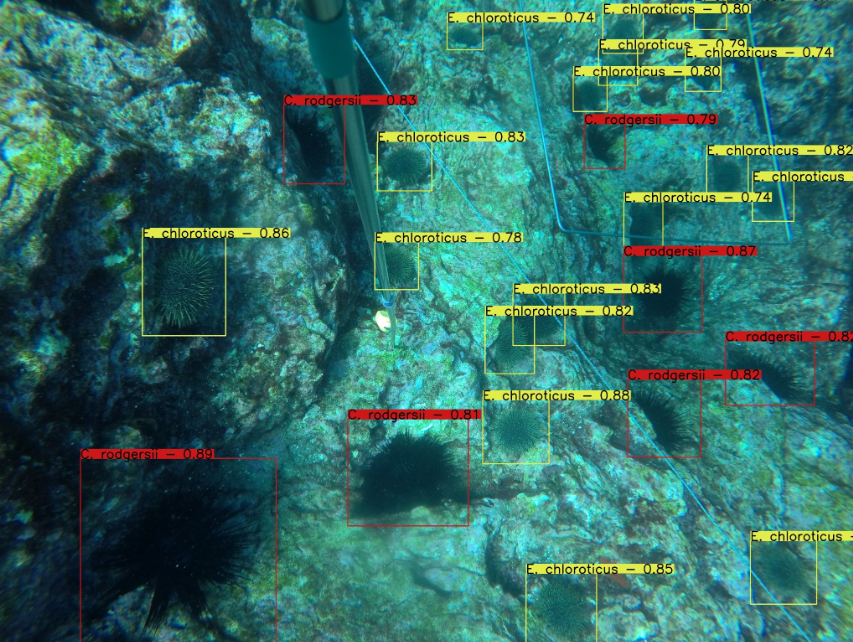
#> input picture media/example_detection.PNG, 853 x 642 px; its folder holds only this picture in this run
$ python -i uie.py   (imports and definitions only)
#> lines starting #> are read from the running program, lines starting #| are printed output that depends on the picture
import cv2
import numpy as np
import matplotlib.pyplot as plt
import os

#Image processing functions
def grey_world_equalisation(c):
    h, w = c.shape
    channel_average = c.sum() / (255 * h * w)
    theta = 0.5 / channel_average
    normalized_c = theta * c

    return np.round(np.clip(normalized_c, 0, 255)).astype(np.uint8)


def histogram_stretch(c, old_min, old_max, new_min, new_max):
    c = c.astype(np.float32)
    streched_c = (c - old_min) * ((new_max - new_min)/(old_max - old_min)) + new_min
    return np.round(np.clip(streched_c, new_min, new_max)).astype(np.uint8)


def histogram_parameter_estimation(c, col):
    c_flat = np.sort(c.flatten())

    val, counts = np.unique(c_flat, return_counts=True)
    mode = val[np.argmax(counts)]
    mode_index = np.where(c_flat == mode)[0][0]

    i_min = int(c_flat[int(mode_index * 0.001)])
    i_max = int(c_flat[int(-(len(c_flat) - mode_index) * 0.001)])

    sd = 0.655 * mode
    o_min = int(mode - sd)

    if col == "r":
        k = 1.1
        nrer = 0.83
    elif col == "g":
        k = 0.9
        nrer = 0.55
    elif col == "b":
        k = 0.9
        nrer = 0.97

    d = 3
    m = 1 #for simplification mu is set to 1 insteading of solving an inequality

    o_max = int((mode + m)/(k * (nrer**d)))

    if o_max < i_max or o_max > 255: o_max = 255
    if o_min > i_min or o_min < 0: o_min = 0

    o_min = 0
    o_max = 255

    #print(f"Channel: {col} I_min: {i_min} I_max: {i_max} O_min: {o_min} O_max: {o_max}")
    return i_min, i_max, o_min, o_max


def lab_colour_stretch(im):
    #covert to CIE-Lab
    im_lab = cv2.cvtColor(im, cv2.COLOR_BGR2Lab)
    im_lab = im_lab.astype(np.int32)
    l, a, b = cv2.split(im_lab)
    l = np.round(l * 100/255).astype(np.int32)
    a = a - 128
    b = b - 128

    #linear slide stretching L
    l_values = np.sort(l.flatten())
    val, counts = np.unique(l_values, return_counts=True)
    mode = val[np.argmax(counts)]
    mode_index = np.where(l_values == mode)[0][0]

    i_min = int(l_values[int(mode_index * 0.001)])
    i_max = int(l_values[int(-(len(l_values) - mode_index) * 0.001)])

    l = histogram_stretch(l, i_min, i_max, 0, 100)

    #stretch a and b
    s_curve = np.vectorize(lambda x: x * (1.3 ** (1 - abs(x/128))))
    a = s_curve(a)
    b = s_curve(b)

    #covert back to BGR
    l = (l.astype(np.float32) * 255/100).astype(np.uint8)
    a = np.round(a + 128).astype(np.uint8)
    b = np.round(b + 128).astype(np.uint8)

    im_lab = cv2.merge((l, a, b))
    im = cv2.cvtColor(im_lab, cv2.COLOR_Lab2BGR)
    return im


def RGHS_enchancement(im_path):
    im = cv2.imread(im_path)
    b, g, r = cv2.split(im)

    #b and g channel equilisation
    b = grey_world_equalisation(b)
    g = grey_world_equalisation(g)

    #Relative global histogram stretching
    b = histogram_stretch(b, *histogram_parameter_estimation(b, "b"))
    g = histogram_stretch(g, *histogram_parameter_estimation(g, "g"))
    r = histogram_stretch(r, *histogram_parameter_estimation(r, "r"))

    im = cv2.merge((b, g, r))
    im = lab_colour_stretch(im)
    return im

#Debugging functions
def plot_hist(b, g, r, title = "RGB Histogram"):
    for c, col in zip((b, g, r), ("blue", "green", "red")):
        histogram = cv2.calcHist([c], [0], None, [256], [0, 256])
        plt.plot(histogram, color=col)

    plt.title(title)
    plt.xlabel("Pixel Value")
    plt.ylabel("Frequency")

    plt.show()


def show_channels(b, g, r):
    for c, col in zip((b, g, r), ("blue", "green", "red")):
        cv2.imshow(col, c)


def compare_enhancement(im_path):
#> called with im_path = '../media/example_detection.PNG'
    fig, axes = plt.subplots(1, 2, figsize = (14, 6))

    im = cv2.imread(im_path)
#> im is the input picture: shape (642, 853, 3); mean B, G, R 101.6, 109.8, 50.2
    h, w, _ = im.shape
#> h = 642; w = 853
    im = cv2.resize(im, (w//4, h//4)) #FOR DISPLAY PURPOSES, remove later
#> im: shape (160, 213, 3)
    im = cv2.cvtColor(im, cv2.COLOR_BGR2RGB)
    axes[0].imshow(im)

    enhanced_im = RGHS_enchancement(im_path)
#> in RGHS_enchancement, `b, g, r = cv2.split(im)`:
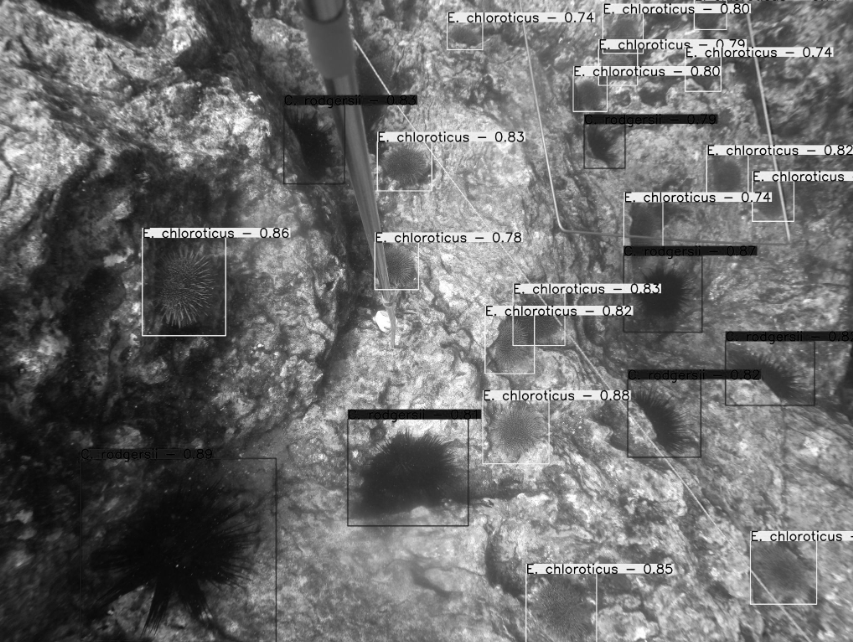
#> g: shape (642, 853); min 0, max 255, mean 109.8
#> in RGHS_enchancement, `b, g, r = cv2.split(im)`:
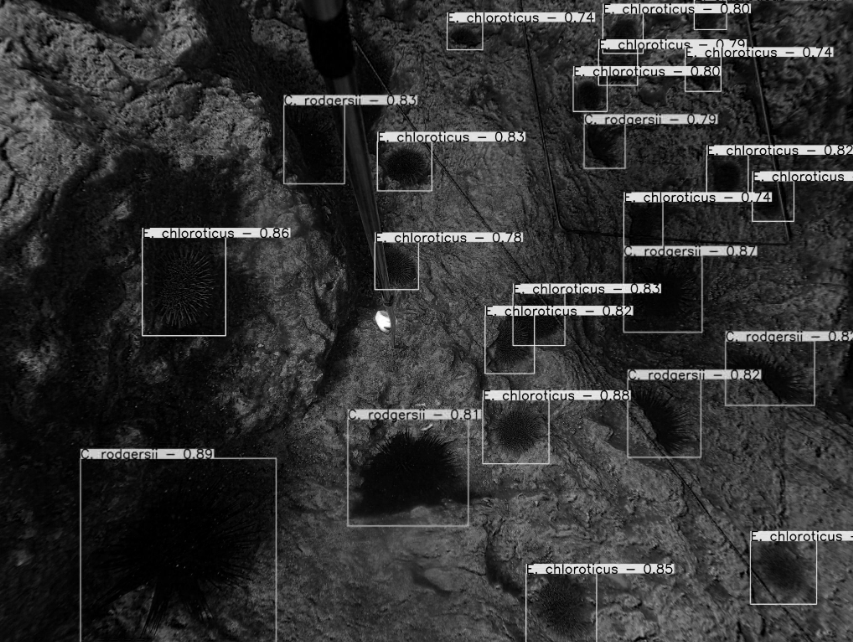
#> r: shape (642, 853); min 0, max 255, mean 50.2
#> in grey_world_equalisation, `channel_average = c.sum() / (255 * h * w)`: channel_average = 0.398
#> in grey_world_equalisation, `theta = 0.5 / channel_average`: theta = 1.26
#> in grey_world_equalisation, `return np.round(np.clip(normalized_c, 0, 255)).astype(np.uint8)`:
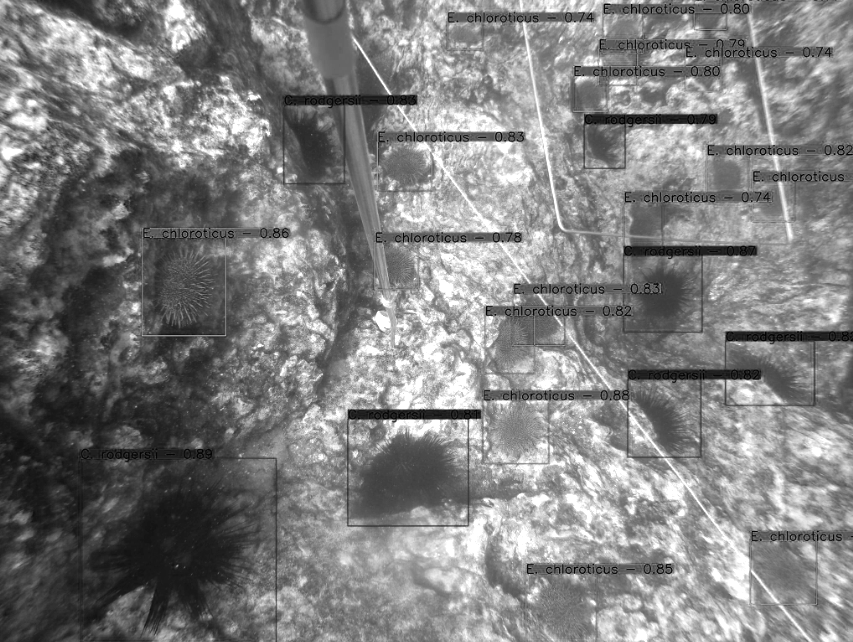
#> returned value: shape (642, 853); min 0, max 255, mean 127.2
#> in grey_world_equalisation (call 2), `channel_average = c.sum() / (255 * h * w)`: channel_average = 0.431
#> in grey_world_equalisation (call 2), `theta = 0.5 / channel_average`: theta = 1.16
#> in grey_world_equalisation (call 2), `return np.round(np.clip(normalized_c, 0, 255)).astype(np.uint8)`:
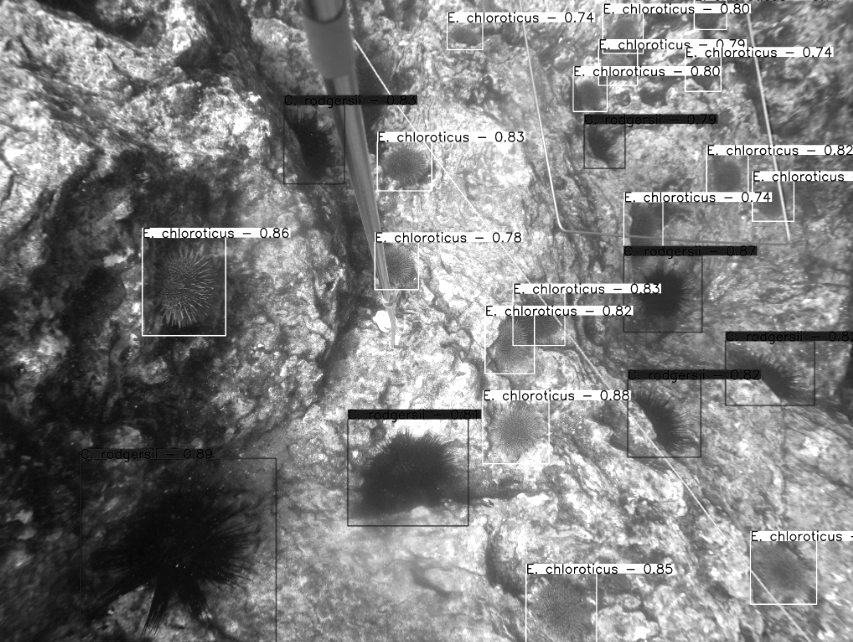
#> returned value: shape (642, 853); min 0, max 255, mean 126.9
#> in histogram_parameter_estimation, `val, counts = np.unique(c_flat, return_counts=True)`: val = 204 values from 0 to 255; counts = 204 values, max 9338 at index 203, min 26 at index 0, mean 2684.4
#> in histogram_parameter_estimation, `mode = val[np.argmax(counts)]`: mode = 255
#> in histogram_parameter_estimation, `mode_index = np.where(c_flat == mode)[0][0]`: mode_index = 538288
#> in histogram_parameter_estimation, `i_min = int(c_flat[int(mode_index * 0.001)])`: i_min = 6
#> in histogram_parameter_estimation, `i_max = int(c_flat[int(-(len(c_flat) - mode_index) * 0.001)])`: i_max = 255
#> in histogram_parameter_estimation, `sd = 0.655 * mode`: sd = 167
#> in histogram_parameter_estimation, `o_min = int(mode - sd)`: o_min = 87
#> in histogram_parameter_estimation, `o_max = int((mode + m)/(k * (nrer**d)))`: o_max = 311
#> in lab_colour_stretch, `im_lab = cv2.cvtColor(im, cv2.COLOR_BGR2Lab)`: im_lab: shape (642, 853, 3); mean of channels 0, 1, 2 120.2, 110.7, 121.2
#> in lab_colour_stretch, `im_lab = im_lab.astype(np.int32)`: im_lab: shape (642, 853, 3) int32; mean of channels 0, 1, 2 120.2, 110.7, 121.2
#> in lab_colour_stretch, `a = a - 128`:
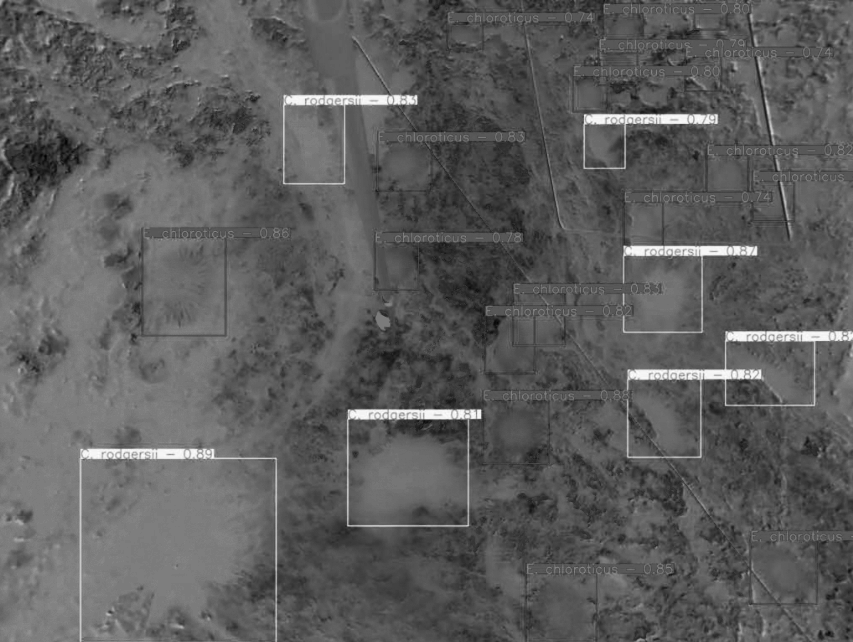
#> a: shape (642, 853) int32; min -72, max 77, mean -17.3; drawn with min black and max white
#> in lab_colour_stretch, `b = b - 128`:
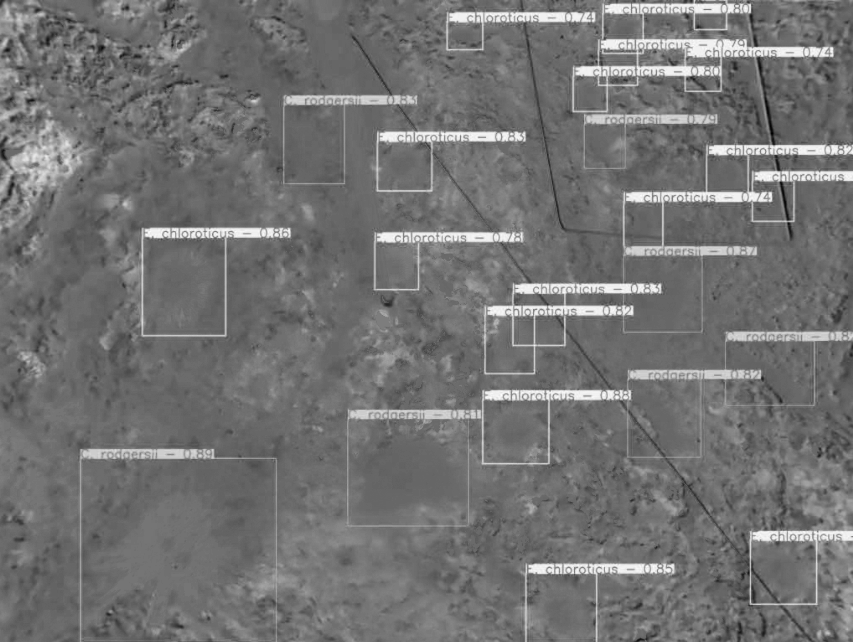
#> b: shape (642, 853) int32; min -82, max 85, mean -6.8; drawn with min black and max white
#> in lab_colour_stretch, `val, counts = np.unique(l_values, return_counts=True)`: val = 101 values from 0 to 100; counts = 101 values, max 10694 at index 47, min 11 at index 99, mean 5422
#> in lab_colour_stretch, `mode = val[np.argmax(counts)]`: mode = 47
#> in lab_colour_stretch, `mode_index = np.where(l_values == mode)[0][0]`: mode_index = 262922
#> in lab_colour_stretch, `i_min = int(l_values[int(mode_index * 0.001)])`: i_min = 1
#> in lab_colour_stretch, `i_max = int(l_values[int(-(len(l_values) - mode_index) * 0.001)])`: i_max = 98
#> in lab_colour_stretch, `im_lab = cv2.merge((l, a, b))`: im_lab: shape (642, 853, 3); mean of channels 0, 1, 2 120.8, 106.7, 119.1
#> in lab_colour_stretch, `im = cv2.cvtColor(im_lab, cv2.COLOR_Lab2BGR)`:
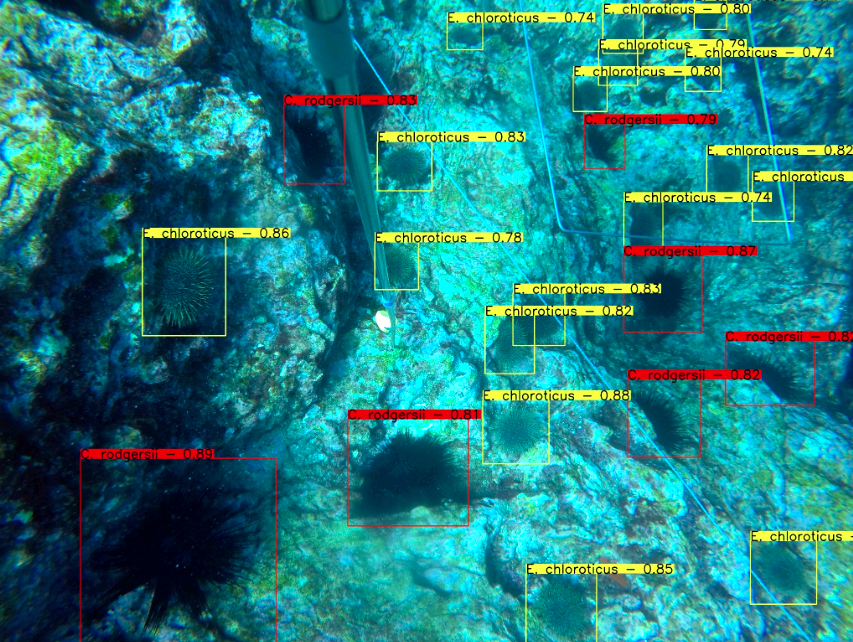
#> im: shape (642, 853, 3); mean B, G, R 127.4, 124.9, 29.4
    enhanced_im = cv2.cvtColor(enhanced_im, cv2.COLOR_BGR2RGB)
    axes[1].imshow(enhanced_im)

    plt.show()

def enhance_image_set(dir):
    paths = os.listdir(dir)

    for i, path in enumerate(paths):
        if i <= 1757: continue
        im = RGHS_enchancement(f"{dir}/{path}")
        #im = cv2.cvtColor(im, cv2.COLOR_BGR2RGB)
        cv2.imwrite(f"{dir}/{path}", im)
        print(f"Enhanced {path} - {i + 1}/{len(paths)}")


# [9 lines not run here, left out]

>>> result = compare_enhancement('../media/example_detection.PNG')
